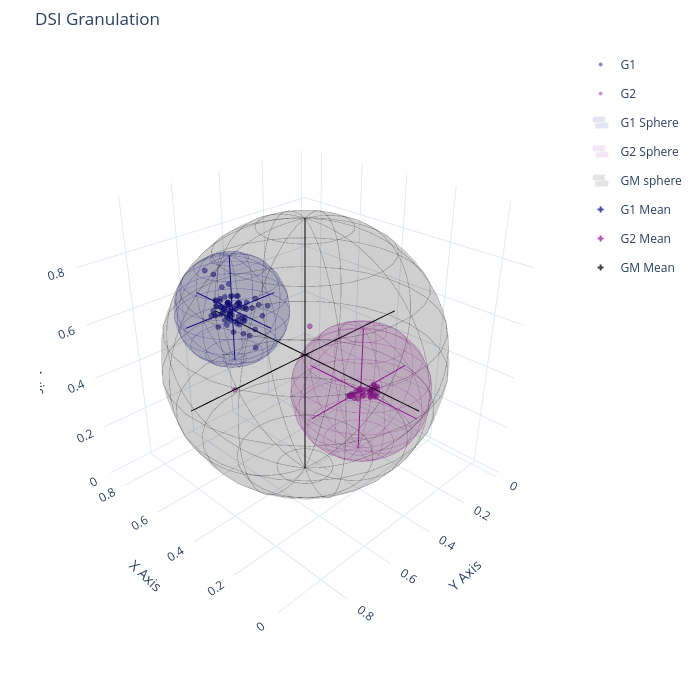

Source (notebook cell):
### Code cell
params =  {'nI': 3, 'nR': 3, 'nO': 3, 'N1': 0.1, 'N2': 0.0001, 'N3': 0.001,
            'τ': 23, 'mode': 'Ahead', 'act': 'tanh'}

nI,nR,nO,N1,N2,N3,τ,mode,act= list(params.values())
X,Y,Z = PrepareDataPast2(RS,HI,n=nI,m=nO)
X,Y,Z = PrepareDataAhead2(RS,HI,n=nI,m=nO)

teda=AutoCloud(m=2.5,nI=nI,nR=nR,nO=nO,ηS=[N1,N2,N3],mode=mode,
               tau=τ,rho=0.01,eol=0.3,ref=len(sig)-nI,wtaG=True,wtaP=True) 
for j,_ in enumerate(X[:]):
    teda.run(X[j])
    teda.RULInterv(Y[j])
    teda.Adapt(Y[j],Z[j])
    teda.WAPE_RUL()
    teda.WAPE_HI()

teda.RUL_Granularity()
print(teda.wape_HI,teda.wape_RUL)
#print(teda.vSum)  
#PlotDSI_2D_PLT(teda,ftrs=3,ncol=2,language='en')
PlotDSI_3D_PLT(teda,language='en',anchor=(0.85, -0.05),ncol=5,xi=0,xf=108,yi=0,w=18,h=6)
teda.c = np.append(teda.c,teda.gm)   
PlotGranulesSpace(teda,w=700,h=700)

### Figure 1 — Plotly figure (JSON) as saved in the notebook; plotly's stock layout.template omitted (floating-point values rounded to 4 significant figures; data arrays with more than 128 entries replaced by an {"elided": "..."} marker saying what was removed)
{"data": [{"hovertemplate": "%{text}<extra></extra>", "legendgroup": "G1", "marker": {"color": "rgb(13, 8, 135)", "line": {"color": "rgb(13, 8, 135)", "width": 1}, "opacity": 0.5, "size": 3, "symbol": "circle"}, "mode": "markers", "name": "G1", "showlegend": true, "text": ["x: 0.70<br>y: 0.63<br>z: 0.74", "x: 0.61<br>y: 0.64<br>z: 0.71", "x: 0.66<br>y: 0.63<br>z: 0.61", "x: 0.66<br>y: 0.56<br>z: 0.57", "x: 0.70<br>y: 0.60<br>z: 0.62", "x: 0.69<br>y: 0.56<br>z: 0.63", "x: 0.59<br>y: 0.66<br>z: 0.66", "x: 0.69<br>y: 0.60<br>z: 0.72", "x: 0.60<br>y: 0.64<br>z: 0.63", "x: 0.64<br>y: 0.64<br>z: 0.61", "x: 0.60<br>y: 0.64<br>z: 0.64", "x: 0.61<br>y: 0.63<br>z: 0.64", "x: 0.63<br>y: 0.66<br>z: 0.62", "x: 0.57<br>y: 0.60<br>z: 0.66", "x: 0.58<br>y: 0.61<br>z: 0.58", "x: 0.62<br>y: 0.62<br>z: 0.60", "x: 0.63<br>y: 0.64<br>z: 0.64", "x: 0.61<br>y: 0.66<br>z: 0.58", "x: 0.66<br>y: 0.58<br>z: 0.62", "x: 0.67<br>y: 0.62<br>z: 0.62", "x: 0.64<br>y: 0.59<br>z: 0.63", "x: 0.61<br>y: 0.61<br>z: 0.64", "x: 0.62<br>y: 0.59<br>z: 0.62", "x: 0.53<br>y: 0.62<br>z: 0.62", "x: 0.56<br>y: 0.55<br>z: 0.63", "x: 0.56<br>y: 0.58<br>z: 0.63", "x: 0.60<br>y: 0.62<br>z: 0.62", "x: 0.63<br>y: 0.63<br>z: 0.64", "x: 0.52<br>y: 0.65<br>z: 0.69", "x: 0.54<br>y: 0.60<br>z: 0.65", "x: 0.55<br>y: 0.61<br>z: 0.66", "x: 0.57<br>y: 0.60<br>z: 0.66", "x: 0.59<br>y: 0.62<br>z: 0.63", "x: 0.61<br>y: 0.60<br>z: 0.67", "x: 0.64<br>y: 0.60<br>z: 0.61", "x: 0.56<br>y: 0.61<br>z: 0.60", "x: 0.59<br>y: 0.63<br>z: 0.62", "x: 0.57<br>y: 0.63<br>z: 0.61", "x: 0.58<br>y: 0.63<br>z: 0.63", "x: 0.61<br>y: 0.57<br>z: 0.66", "x: 0.64<br>y: 0.59<br>z: 0.63", "x: 0.57<br>y: 0.57<br>z: 0.65", "x: 0.60<br>y: 0.58<br>z: 0.67", "x: 0.57<br>y: 0.63<br>z: 0.69", "x: 0.58<br>y: 0.64<br>z: 0.61", "x: 0.60<br>y: 0.62<br>z: 0.66", "x: 0.53<br>y: 0.64<br>z: 0.67", "x: 0.52<br>y: 0.68<br>z: 0.67", "x: 0.61<br>y: 0.68<br>z: 0.63", "x: 0.59<br>y: 0.60<br>z: 0.59", "x: 0.62<br>y: 0.64<br>z: 0.61", "x: 0.63<br>y: 0.59<br>z: 0.63", "x: 0.65<br>y: 0.62<br>z: 0.65", "x: 0.47<br>y: 0.59<br>z: 0.65", "x: 0.55<br>y: 0.61<br>z: 0.59", "x: 0.63<br>y: 0.63<br>z: 0.67", "x: 0.62<br>y: 0.66<br>z: 0.67", "x: 0.66<br>y: 0.56<br>z: 0.69", "x: 0.53<br>y: 0.56<br>z: 0.68", "x: 0.55<br>y: 0.60<br>z: 0.55", "x: 0.51<br>y: 0.61<br>z: 0.56", "x: 0.59<br>y: 0.64<br>z: 0.59", "x: 0.60<br>y: 0.63<br>z: 0.60", "x: 0.46<br>y: 0.63<br>z: 0.55", "x: 0.49<br>y: 0.64<br>z: 0.64", "x: 0.53<br>y: 0.66<br>z: 0.59", "x: 0.56<br>y: 0.59<br>z: 0.64", "x: 0.55<br>y: 0.62<br>z: 0.67", "x: 0.50<br>y: 0.64<br>z: 0.65", "x: 0.50<br>y: 0.65<br>z: 0.64", "x: 0.47<br>y: 0.60<br>z: 0.68", "x: 0.44<br>y: 0.59<br>z: 0.69", "x: 0.48<br>y: 0.61<br>z: 0.60", "x: 0.53<br>y: 0.64<br>z: 0.64"], "type": "scatter3d", "x": [0.7046, 0.609, 0.6649, 0.6592, 0.6958, 0.6918, 0.5915, 0.6949, 0.6047, 0.6396, 0.5972, 0.6062, 0.6311, 0.5731, 0.5781, 0.6161, 0.6349, 0.6135, 0.6563, 0.6706, 0.6417, 0.6081, 0.6241, 0.5342, 0.5627, 0.5598, 0.5955, 0.6261, 0.5192, 0.5415, 0.5522, 0.5713, 0.5916, 0.6105, 0.6447, 0.5612, 0.5861, 0.5737, 0.5791, 0.6054, 0.6431, 0.5653, 0.6023, 0.57, 0.5798, 0.6042, 0.5347, 0.5204, 0.6146, 0.586, 0.6197, 0.6327, 0.6457, 0.4681, 0.5548, 0.6285, 0.6161, 0.661, 0.5324, 0.5549, 0.5135, 0.5924, 0.6034, 0.464, 0.4918, 0.5261, 0.5579, 0.5482, 0.5004, 0.4963, 0.4746, 0.4367, 0.4797, 0.5267], "y": [0.6263, 0.6352, 0.6331, 0.5595, 0.5972, 0.5607, 0.6586, 0.5996, 0.6398, 0.6431, 0.6436, 0.633, 0.6563, 0.6016, 0.6057, 0.6164, 0.6419, 0.656, 0.5783, 0.6161, 0.5922, 0.6069, 0.5875, 0.6194, 0.5518, 0.5785, 0.6191, 0.6293, 0.6513, 0.5968, 0.6117, 0.5969, 0.6233, 0.5958, 0.6022, 0.6143, 0.6276, 0.6338, 0.6339, 0.5737, 0.5887, 0.5715, 0.5817, 0.6314, 0.6359, 0.6168, 0.6418, 0.6751, 0.6804, 0.6048, 0.6378, 0.5937, 0.617, 0.5908, 0.614, 0.6305, 0.6587, 0.5641, 0.5623, 0.5996, 0.6084, 0.6371, 0.6344, 0.627, 0.6439, 0.664, 0.5941, 0.6171, 0.6365, 0.6462, 0.5985, 0.5949, 0.6128, 0.6387], "z": [0.7405, 0.7144, 0.6096, 0.5699, 0.6237, 0.6281, 0.6567, 0.7218, 0.6266, 0.6051, 0.6412, 0.6389, 0.6194, 0.6592, 0.5844, 0.5995, 0.6395, 0.577, 0.6244, 0.6198, 0.6264, 0.6449, 0.6247, 0.625, 0.6277, 0.6336, 0.6231, 0.6379, 0.688, 0.6516, 0.658, 0.6581, 0.6322, 0.6709, 0.6118, 0.6049, 0.6224, 0.6071, 0.6268, 0.6646, 0.6325, 0.6538, 0.6676, 0.6932, 0.6116, 0.6556, 0.6662, 0.6696, 0.6263, 0.5902, 0.6144, 0.6265, 0.6479, 0.6465, 0.5921, 0.6655, 0.6743, 0.6865, 0.6757, 0.5538, 0.5649, 0.5854, 0.5983, 0.5469, 0.64, 0.5934, 0.6431, 0.6733, 0.6459, 0.6383, 0.685, 0.6931, 0.6015, 0.6409]}, {"hovertemplate": "%{text}<extra></extra>", "legendgroup": "G2", "marker": {"color": "rgb(156, 23, 158)", "line": {"color": "rgb(156, 23, 158)", "width": 1}, "opacity": 0.5, "size": 3, "symbol": "circle"}, "mode": "markers", "name": "G2", "showlegend": true, "text": ["x: 0.57<br>y: 0.64<br>z: 0.35", "x: 0.54<br>y: 0.30<br>z: 0.48", "x: 0.22<br>y: 0.31<br>z: 0.33", "x: 0.22<br>y: 0.30<br>z: 0.32", "x: 0.23<br>y: 0.32<br>z: 0.36", "x: 0.23<br>y: 0.32<br>z: 0.33", "x: 0.23<br>y: 0.30<br>z: 0.37", "x: 0.23<br>y: 0.31<br>z: 0.35", "x: 0.23<br>y: 0.30<br>z: 0.36", "x: 0.23<br>y: 0.29<br>z: 0.33", "x: 0.23<br>y: 0.29<br>z: 0.36", "x: 0.23<br>y: 0.29<br>z: 0.35", "x: 0.24<br>y: 0.30<br>z: 0.34", "x: 0.24<br>y: 0.32<br>z: 0.35", "x: 0.23<br>y: 0.33<br>z: 0.35", "x: 0.23<br>y: 0.30<br>z: 0.36", "x: 0.23<br>y: 0.31<br>z: 0.37", "x: 0.24<br>y: 0.31<br>z: 0.35", "x: 0.24<br>y: 0.31<br>z: 0.32", "x: 0.22<br>y: 0.31<br>z: 0.33", "x: 0.23<br>y: 0.33<br>z: 0.35", "x: 0.23<br>y: 0.33<br>z: 0.35", "x: 0.24<br>y: 0.36<br>z: 0.34", "x: 0.22<br>y: 0.33<br>z: 0.34", "x: 0.24<br>y: 0.35<br>z: 0.34", "x: 0.24<br>y: 0.35<br>z: 0.36", "x: 0.23<br>y: 0.37<br>z: 0.37", "x: 0.24<br>y: 0.38<br>z: 0.38", "x: 0.24<br>y: 0.38<br>z: 0.37", "x: 0.24<br>y: 0.36<br>z: 0.37", "x: 0.24<br>y: 0.37<br>z: 0.34", "x: 0.24<br>y: 0.37<br>z: 0.35", "x: 0.24<br>y: 0.40<br>z: 0.36", "x: 0.23<br>y: 0.40<br>z: 0.36", "x: 0.24<br>y: 0.42<br>z: 0.37", "x: 0.24<br>y: 0.41<br>z: 0.37", "x: 0.24<br>y: 0.42<br>z: 0.37", "x: 0.25<br>y: 0.42<br>z: 0.37", "x: 0.25<br>y: 0.41<br>z: 0.37", "x: 0.25<br>y: 0.40<br>z: 0.37", "x: 0.25<br>y: 0.40<br>z: 0.36", "x: 0.25<br>y: 0.37<br>z: 0.37"], "type": "scatter3d", "x": [0.5692, 0.5436, 0.2227, 0.2223, 0.2287, 0.2326, 0.2325, 0.2335, 0.2345, 0.2273, 0.2318, 0.2318, 0.2356, 0.2381, 0.234, 0.2286, 0.2343, 0.2413, 0.2436, 0.2247, 0.2271, 0.2285, 0.2365, 0.2237, 0.2368, 0.2394, 0.2283, 0.2379, 0.2399, 0.2431, 0.2445, 0.2392, 0.2398, 0.2347, 0.2429, 0.242, 0.2412, 0.246, 0.2465, 0.2452, 0.248, 0.2517], "y": [0.638, 0.3005, 0.3117, 0.3012, 0.3204, 0.3172, 0.3041, 0.305, 0.3045, 0.2876, 0.2888, 0.2861, 0.3023, 0.3185, 0.3272, 0.3023, 0.3053, 0.3081, 0.3091, 0.3093, 0.3265, 0.3308, 0.3585, 0.3311, 0.349, 0.3489, 0.3703, 0.3756, 0.3771, 0.3625, 0.3719, 0.3689, 0.3954, 0.4024, 0.4187, 0.41, 0.4171, 0.419, 0.4062, 0.3951, 0.398, 0.3744], "z": [0.3459, 0.4759, 0.3271, 0.3239, 0.3574, 0.3332, 0.3651, 0.351, 0.3551, 0.3321, 0.3552, 0.3451, 0.3422, 0.3499, 0.3528, 0.3584, 0.368, 0.346, 0.3154, 0.3313, 0.3462, 0.3491, 0.3446, 0.3369, 0.3431, 0.3632, 0.3677, 0.3783, 0.3724, 0.3736, 0.3364, 0.3534, 0.3642, 0.3574, 0.3712, 0.3657, 0.3688, 0.3698, 0.3706, 0.365, 0.3646, 0.3663]}, {"hovertemplate": "%{text}<extra></extra>", "legendgroup": "GGM", "marker": {"color": "Black", "line": {"color": "rgb(237, 121, 83)", "width": 1}, "opacity": 0.0001, "size": 3, "symbol": "cross"}, "mode": "markers", "name": "GM", "showlegend": false, "text": ["x: 0.70<br>y: 0.63<br>z: 0.74", "x: 0.61<br>y: 0.64<br>z: 0.71", "x: 0.66<br>y: 0.63<br>z: 0.61", "x: 0.66<br>y: 0.56<br>z: 0.57", "x: 0.70<br>y: 0.60<br>z: 0.62", "x: 0.69<br>y: 0.56<br>z: 0.63", "x: 0.59<br>y: 0.66<br>z: 0.66", "x: 0.69<br>y: 0.60<br>z: 0.72", "x: 0.60<br>y: 0.64<br>z: 0.63", "x: 0.64<br>y: 0.64<br>z: 0.61", "x: 0.60<br>y: 0.64<br>z: 0.64", "x: 0.61<br>y: 0.63<br>z: 0.64", "x: 0.63<br>y: 0.66<br>z: 0.62", "x: 0.57<br>y: 0.60<br>z: 0.66", "x: 0.58<br>y: 0.61<br>z: 0.58", "x: 0.62<br>y: 0.62<br>z: 0.60", "x: 0.63<br>y: 0.64<br>z: 0.64", "x: 0.61<br>y: 0.66<br>z: 0.58", "x: 0.66<br>y: 0.58<br>z: 0.62", "x: 0.67<br>y: 0.62<br>z: 0.62", "x: 0.64<br>y: 0.59<br>z: 0.63", "x: 0.61<br>y: 0.61<br>z: 0.64", "x: 0.62<br>y: 0.59<br>z: 0.62", "x: 0.53<br>y: 0.62<br>z: 0.62", "x: 0.56<br>y: 0.55<br>z: 0.63", "x: 0.56<br>y: 0.58<br>z: 0.63", "x: 0.60<br>y: 0.62<br>z: 0.62", "x: 0.63<br>y: 0.63<br>z: 0.64", "x: 0.52<br>y: 0.65<br>z: 0.69", "x: 0.54<br>y: 0.60<br>z: 0.65", "x: 0.55<br>y: 0.61<br>z: 0.66", "x: 0.57<br>y: 0.60<br>z: 0.66", "x: 0.59<br>y: 0.62<br>z: 0.63", "x: 0.61<br>y: 0.60<br>z: 0.67", "x: 0.64<br>y: 0.60<br>z: 0.61", "x: 0.56<br>y: 0.61<br>z: 0.60", "x: 0.59<br>y: 0.63<br>z: 0.62", "x: 0.57<br>y: 0.63<br>z: 0.61", "x: 0.58<br>y: 0.63<br>z: 0.63", "x: 0.61<br>y: 0.57<br>z: 0.66", "x: 0.64<br>y: 0.59<br>z: 0.63", "x: 0.57<br>y: 0.57<br>z: 0.65", "x: 0.60<br>y: 0.58<br>z: 0.67", "x: 0.57<br>y: 0.63<br>z: 0.69", "x: 0.58<br>y: 0.64<br>z: 0.61", "x: 0.60<br>y: 0.62<br>z: 0.66", "x: 0.53<br>y: 0.64<br>z: 0.67", "x: 0.52<br>y: 0.68<br>z: 0.67", "x: 0.61<br>y: 0.68<br>z: 0.63", "x: 0.59<br>y: 0.60<br>z: 0.59", "x: 0.62<br>y: 0.64<br>z: 0.61", "x: 0.63<br>y: 0.59<br>z: 0.63", "x: 0.65<br>y: 0.62<br>z: 0.65", "x: 0.47<br>y: 0.59<br>z: 0.65", "x: 0.55<br>y: 0.61<br>z: 0.59", "x: 0.63<br>y: 0.63<br>z: 0.67", "x: 0.62<br>y: 0.66<br>z: 0.67", "x: 0.66<br>y: 0.56<br>z: 0.69", "x: 0.53<br>y: 0.56<br>z: 0.68", "x: 0.55<br>y: 0.60<br>z: 0.55", "x: 0.51<br>y: 0.61<br>z: 0.56", "x: 0.59<br>y: 0.64<br>z: 0.59", "x: 0.60<br>y: 0.63<br>z: 0.60", "x: 0.46<br>y: 0.63<br>z: 0.55", "x: 0.49<br>y: 0.64<br>z: 0.64", "x: 0.53<br>y: 0.66<br>z: 0.59", "x: 0.56<br>y: 0.59<br>z: 0.64", "x: 0.55<br>y: 0.62<br>z: 0.67", "x: 0.50<br>y: 0.64<br>z: 0.65", "x: 0.50<br>y: 0.65<br>z: 0.64", "x: 0.47<br>y: 0.60<br>z: 0.68", "x: 0.44<br>y: 0.59<br>z: 0.69", "x: 0.48<br>y: 0.61<br>z: 0.60", "x: 0.53<br>y: 0.64<br>z: 0.64", "x: 0.57<br>y: 0.64<br>z: 0.35", "x: 0.54<br>y: 0.30<br>z: 0.48", "x: 0.22<br>y: 0.31<br>z: 0.33", "x: 0.22<br>y: 0.30<br>z: 0.32", "x: 0.23<br>y: 0.32<br>z: 0.36", "x: 0.23<br>y: 0.32<br>z: 0.33", "x: 0.23<br>y: 0.30<br>z: 0.37", "x: 0.23<br>y: 0.31<br>z: 0.35", "x: 0.23<br>y: 0.30<br>z: 0.36", "x: 0.23<br>y: 0.29<br>z: 0.33", "x: 0.23<br>y: 0.29<br>z: 0.36", "x: 0.23<br>y: 0.29<br>z: 0.35", "x: 0.24<br>y: 0.30<br>z: 0.34", "x: 0.24<br>y: 0.32<br>z: 0.35", "x: 0.23<br>y: 0.33<br>z: 0.35", "x: 0.23<br>y: 0.30<br>z: 0.36", "x: 0.23<br>y: 0.31<br>z: 0.37", "x: 0.24<br>y: 0.31<br>z: 0.35", "x: 0.24<br>y: 0.31<br>z: 0.32", "x: 0.22<br>y: 0.31<br>z: 0.33", "x: 0.23<br>y: 0.33<br>z: 0.35", "x: 0.23<br>y: 0.33<br>z: 0.35", "x: 0.24<br>y: 0.36<br>z: 0.34", "x: 0.22<br>y: 0.33<br>z: 0.34", "x: 0.24<br>y: 0.35<br>z: 0.34", "x: 0.24<br>y: 0.35<br>z: 0.36", "x: 0.23<br>y: 0.37<br>z: 0.37", "x: 0.24<br>y: 0.38<br>z: 0.38", "x: 0.24<br>y: 0.38<br>z: 0.37", "x: 0.24<br>y: 0.36<br>z: 0.37", "x: 0.24<br>y: 0.37<br>z: 0.34", "x: 0.24<br>y: 0.37<br>z: 0.35", "x: 0.24<br>y: 0.40<br>z: 0.36", "x: 0.23<br>y: 0.40<br>z: 0.36", "x: 0.24<br>y: 0.42<br>z: 0.37", "x: 0.24<br>y: 0.41<br>z: 0.37", "x: 0.24<br>y: 0.42<br>z: 0.37", "x: 0.25<br>y: 0.42<br>z: 0.37", "x: 0.25<br>y: 0.41<br>z: 0.37", "x: 0.25<br>y: 0.40<br>z: 0.37", "x: 0.25<br>y: 0.40<br>z: 0.36", "x: 0.25<br>y: 0.37<br>z: 0.37"], "type": "scatter3d", "x": [0.7046, 0.609, 0.6649, 0.6592, 0.6958, 0.6918, 0.5915, 0.6949, 0.6047, 0.6396, 0.5972, 0.6062, 0.6311, 0.5731, 0.5781, 0.6161, 0.6349, 0.6135, 0.6563, 0.6706, 0.6417, 0.6081, 0.6241, 0.5342, 0.5627, 0.5598, 0.5955, 0.6261, 0.5192, 0.5415, 0.5522, 0.5713, 0.5916, 0.6105, 0.6447, 0.5612, 0.5861, 0.5737, 0.5791, 0.6054, 0.6431, 0.5653, 0.6023, 0.57, 0.5798, 0.6042, 0.5347, 0.5204, 0.6146, 0.586, 0.6197, 0.6327, 0.6457, 0.4681, 0.5548, 0.6285, 0.6161, 0.661, 0.5324, 0.5549, 0.5135, 0.5924, 0.6034, 0.464, 0.4918, 0.5261, 0.5579, 0.5482, 0.5004, 0.4963, 0.4746, 0.4367, 0.4797, 0.5267, 0.5692, 0.5436, 0.2227, 0.2223, 0.2287, 0.2326, 0.2325, 0.2335, 0.2345, 0.2273, 0.2318, 0.2318, 0.2356, 0.2381, 0.234, 0.2286, 0.2343, 0.2413, 0.2436, 0.2247, 0.2271, 0.2285, 0.2365, 0.2237, 0.2368, 0.2394, 0.2283, 0.2379, 0.2399, 0.2431, 0.2445, 0.2392, 0.2398, 0.2347, 0.2429, 0.242, 0.2412, 0.246, 0.2465, 0.2452, 0.248, 0.2517], "y": [0.6263, 0.6352, 0.6331, 0.5595, 0.5972, 0.5607, 0.6586, 0.5996, 0.6398, 0.6431, 0.6436, 0.633, 0.6563, 0.6016, 0.6057, 0.6164, 0.6419, 0.656, 0.5783, 0.6161, 0.5922, 0.6069, 0.5875, 0.6194, 0.5518, 0.5785, 0.6191, 0.6293, 0.6513, 0.5968, 0.6117, 0.5969, 0.6233, 0.5958, 0.6022, 0.6143, 0.6276, 0.6338, 0.6339, 0.5737, 0.5887, 0.5715, 0.5817, 0.6314, 0.6359, 0.6168, 0.6418, 0.6751, 0.6804, 0.6048, 0.6378, 0.5937, 0.617, 0.5908, 0.614, 0.6305, 0.6587, 0.5641, 0.5623, 0.5996, 0.6084, 0.6371, 0.6344, 0.627, 0.6439, 0.664, 0.5941, 0.6171, 0.6365, 0.6462, 0.5985, 0.5949, 0.6128, 0.6387, 0.638, 0.3005, 0.3117, 0.3012, 0.3204, 0.3172, 0.3041, 0.305, 0.3045, 0.2876, 0.2888, 0.2861, 0.3023, 0.3185, 0.3272, 0.3023, 0.3053, 0.3081, 0.3091, 0.3093, 0.3265, 0.3308, 0.3585, 0.3311, 0.349, 0.3489, 0.3703, 0.3756, 0.3771, 0.3625, 0.3719, 0.3689, 0.3954, 0.4024, 0.4187, 0.41, 0.4171, 0.419, 0.4062, 0.3951, 0.398, 0.3744], "z": [0.7405, 0.7144, 0.6096, 0.5699, 0.6237, 0.6281, 0.6567, 0.7218, 0.6266, 0.6051, 0.6412, 0.6389, 0.6194, 0.6592, 0.5844, 0.5995, 0.6395, 0.577, 0.6244, 0.6198, 0.6264, 0.6449, 0.6247, 0.625, 0.6277, 0.6336, 0.6231, 0.6379, 0.688, 0.6516, 0.658, 0.6581, 0.6322, 0.6709, 0.6118, 0.6049, 0.6224, 0.6071, 0.6268, 0.6646, 0.6325, 0.6538, 0.6676, 0.6932, 0.6116, 0.6556, 0.6662, 0.6696, 0.6263, 0.5902, 0.6144, 0.6265, 0.6479, 0.6465, 0.5921, 0.6655, 0.6743, 0.6865, 0.6757, 0.5538, 0.5649, 0.5854, 0.5983, 0.5469, 0.64, 0.5934, 0.6431, 0.6733, 0.6459, 0.6383, 0.685, 0.6931, 0.6015, 0.6409, 0.3459, 0.4759, 0.3271, 0.3239, 0.3574, 0.3332, 0.3651, 0.351, 0.3551, 0.3321, 0.3552, 0.3451, 0.3422, 0.3499, 0.3528, 0.3584, 0.368, 0.346, 0.3154, 0.3313, 0.3462, 0.3491, 0.3446, 0.3369, 0.3431, 0.3632, 0.3677, 0.3783, 0.3724, 0.3736, 0.3364, 0.3534, 0.3642, 0.3574, 0.3712, 0.3657, 0.3688, 0.3698, 0.3706, 0.365, 0.3646, 0.3663]}, {"hoverinfo": "skip", "legendgroup": "[0.58604738 0.61618833 0.63566463]", "line": {"color": "rgb(13, 8, 135)", "width": 2}, "mode": "lines", "name": "G Mean", "showlegend": false, "type": "scatter3d", "x": [0.586, 0.586], "y": [0.6162, 0.6162], "z": [0.4484, 0.8229]}, {"hoverinfo": "skip", "legendgroup": "[0.58604738 0.61618833 0.63566463]", "line": {"color": "rgb(13, 8, 135)", "width": 2}, "mode": "lines", "name": "G Mean", "showlegend": false, "type": "scatter3d", "x": [0.586, 0.586], "y": [0.4289, 0.8034], "z": [0.6357, 0.6357]}, {"hoverinfo": "skip", "legendgroup": "[0.58604738 0.61618833 0.63566463]", "line": {"color": "rgb(13, 8, 135)", "width": 2}, "mode": "lines", "name": "G Mean", "showlegend": false, "type": "scatter3d", "x": [0.3988, 0.7733], "y": [0.6162, 0.6162], "z": [0.6357, 0.6357]}, {"colorscale": [[0, "rgb(13, 8, 135)"], [1, "rgb(13, 8, 135)"]], "hoverinfo": "skip", "legendgroup": "G[1]", "name": "G1 Sphere", "opacity": 0.1, "showlegend": true, "showscale": false, "type": "surface", "x": {"elided": "30x30 float values"}, "xhoverformat": "none", "y": {"elided": "30x30 float values"}, "z": {"elided": "30x30 float values"}}, {"hoverinfo": "skip", "legendgroup": "G[1]", "line": {"color": "rgb(13, 8, 135)", "width": 1.5}, "mode": "lines", "opacity": 0.25, "showlegend": false, "type": "scatter3d", "x": {"elided": "620 float values"}, "y": {"elided": "620 float values"}, "z": {"elided": "620 float values"}}, {"hoverinfo": "skip", "legendgroup": "[0.25127593 0.35129503 0.35617896]", "line": {"color": "rgb(156, 23, 158)", "width": 2}, "mode": "lines", "name": "G Mean", "showlegend": false, "type": "scatter3d", "x": [0.2513, 0.2513], "y": [0.3513, 0.3513], "z": [0.1187, 0.5936]}, {"hoverinfo": "skip", "legendgroup": "[0.25127593 0.35129503 0.35617896]", "line": {"color": "rgb(156, 23, 158)", "width": 2}, "mode": "lines", "name": "G Mean", "showlegend": false, "type": "scatter3d", "x": [0.2513, 0.2513], "y": [0.1139, 0.5887], "z": [0.3562, 0.3562]}, {"hoverinfo": "skip", "legendgroup": "[0.25127593 0.35129503 0.35617896]", "line": {"color": "rgb(156, 23, 158)", "width": 2}, "mode": "lines", "name": "G Mean", "showlegend": false, "type": "scatter3d", "x": [0.01383, 0.4887], "y": [0.3513, 0.3513], "z": [0.3562, 0.3562]}, {"colorscale": [[0, "rgb(156, 23, 158)"], [1, "rgb(156, 23, 158)"]], "hoverinfo": "skip", "legendgroup": "G[2]", "name": "G2 Sphere", "opacity": 0.1, "showlegend": true, "showscale": false, "type": "surface", "x": {"elided": "30x30 float values"}, "xhoverformat": "none", "y": {"elided": "30x30 float values"}, "z": {"elided": "30x30 float values"}}, {"hoverinfo": "skip", "legendgroup": "G[2]", "line": {"color": "rgb(156, 23, 158)", "width": 1.5}, "mode": "lines", "opacity": 0.25, "showlegend": false, "type": "scatter3d", "x": {"elided": "620 float values"}, "y": {"elided": "620 float values"}, "z": {"elided": "620 float values"}}, {"hoverinfo": "skip", "legendgroup": "[0.39016007 0.47796599 0.48982794]", "line": {"color": "black", "width": 2}, "mode": "lines", "name": "G Mean", "showlegend": false, "type": "scatter3d", "x": [0.3902, 0.3902], "y": [0.478, 0.478], "z": [0.02174, 0.9579]}, {"hoverinfo": "skip", "legendgroup": "[0.39016007 0.47796599 0.48982794]", "line": {"color": "black", "width": 2}, "mode": "lines", "name": "G Mean", "showlegend": false, "type": "scatter3d", "x": [0.3902, 0.3902], "y": [0.009878, 0.9461], "z": [0.4898, 0.4898]}, {"hoverinfo": "skip", "legendgroup": "[0.39016007 0.47796599 0.48982794]", "line": {"color": "black", "width": 2}, "mode": "lines", "name": "G Mean", "showlegend": false, "type": "scatter3d", "x": [-0.07793, 0.8582], "y": [0.478, 0.478], "z": [0.4898, 0.4898]}, {"colorscale": [[0, "black"], [1, "black"]], "hoverinfo": "skip", "legendgroup": "G['GM']", "name": "GM sphere", "opacity": 0.1, "showlegend": true, "showscale": false, "type": "surface", "x": {"elided": "30x30 float values"}, "xhoverformat": "none", "y": {"elided": "30x30 float values"}, "z": {"elided": "30x30 float values"}}, {"hoverinfo": "skip", "legendgroup": "G['GM']", "line": {"color": "black", "width": 1.5}, "mode": "lines", "opacity": 0.25, "showlegend": false, "type": "scatter3d", "x": {"elided": "620 float values"}, "y": {"elided": "620 float values"}, "z": {"elided": "620 float values"}}, {"legendgroup": "[0.58604738 0.61618833 0.63566463]", "marker": {"color": "rgb(13, 8, 135)", "opacity": 0.75, "size": 5, "symbol": "cross"}, "mode": "markers", "name": "G1 Mean", "showlegend": true, "type": "scatter3d", "x": [0.586], "y": [0.6162], "z": [0.6357]}, {"legendgroup": "[0.25127593 0.35129503 0.35617896]", "marker": {"color": "rgb(156, 23, 158)", "opacity": 0.75, "size": 5, "symbol": "cross"}, "mode": "markers", "name": "G2 Mean", "showlegend": true, "type": "scatter3d", "x": [0.2513], "y": [0.3513], "z": [0.3562]}, {"legendgroup": "[0.39016007 0.47796599 0.48982794]", "marker": {"color": "black", "opacity": 0.75, "size": 5, "symbol": "cross"}, "mode": "markers", "name": "GM Mean", "showlegend": true, "type": "scatter3d", "x": [0.3902], "y": [0.478], "z": [0.4898]}], "layout": {"height": 700, "hovermode": "closest", "margin": {"b": 40, "l": 40, "r": 40, "t": 50}, "scene": {"aspectmode": "cube", "camera": {"center": {"x": 0, "y": 0, "z": 0}, "eye": {"x": -1.5, "y": 1.5, "z": 1.2}, "up": {"x": 0, "y": 0, "z": 1}}, "xaxis": {"title": {"text": "X Axis"}}, "yaxis": {"title": {"text": "Y Axis"}}, "zaxis": {"title": {"text": "Z Axis"}}}, "title": {"text": "DSI Granulation"}, "width": 700}}
